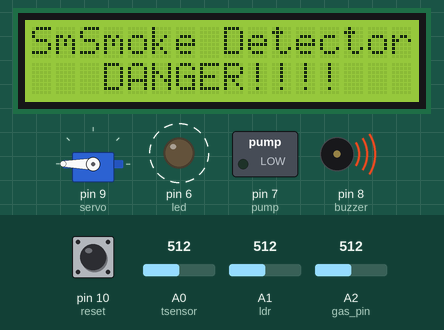
Bench run of a sketch on a simulated Arduino Uno, built with avr-gcc and run on an emulated ATmega328P. Shown: servo, 16×2 character LCD, switched loads named in the sketch (green lamp = pin HIGH), output pins drawn as LEDs (lit = HIGH), buzzer (waves = sounding, pin HIGH). Dashed ring = blinking. Inputs (shaded band) come from the test bench; at power-on: A1 (ldr) = 512, A2 (gas_pin) = 512, pin 10 (reset) LOW, A0 (tsensor) = 512. What the sketch prints to the serial monitor is not drawn.

Above: at 1.3 s.
2.3 s: A1 (ldr) set to 890
At 2.7 s:
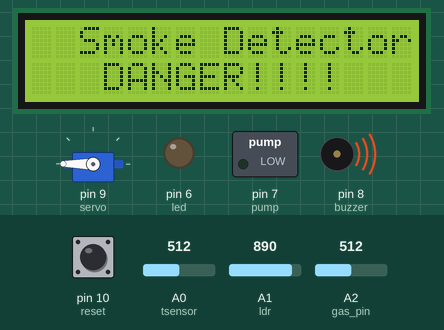
5.8 s: A1 (ldr) set to 915
At 7.2 s:
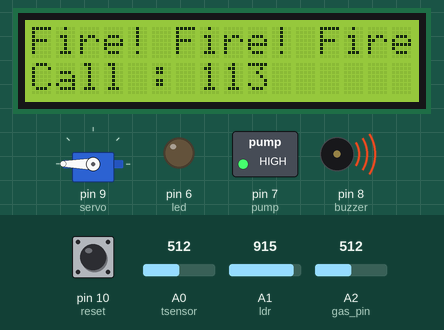
At 7.61 s:
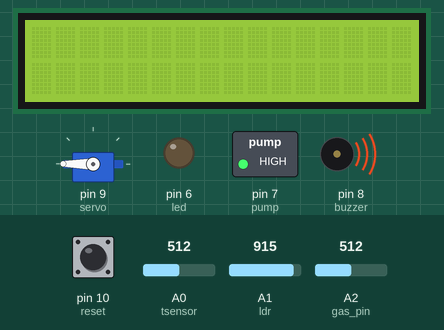
8.9 s: A2 (gas_pin) set to 210
10.4 s: A2 (gas_pin) set to 194
At 10.4 s:
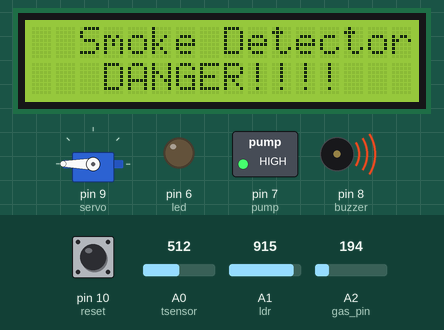
11.9 s: A2 (gas_pin) set to 105
15.9 s: A2 (gas_pin) set to 95
Timing chart, 0 to 18.4 s (numbered marks = the images above; inputs shaded):
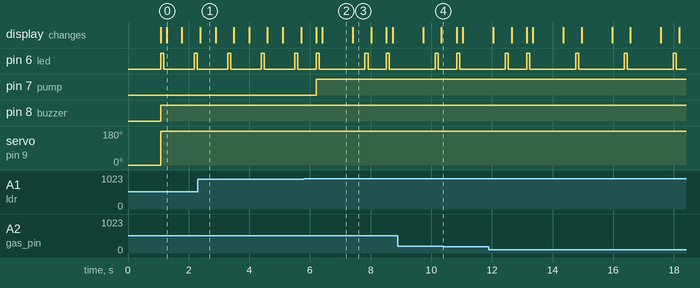

Measured:
- the behaviour switches between 900 and 901 on A1 (ldr) (found by bisection; images 1 and 2)
- the behaviour switches between 201 and 200 on A2 (gas_pin) (found by bisection; images 3 and 4)
- after the input at 5.8 s, pin 7 (pump): LOW → HIGH after 0.41 s; the display: first differs from a run without the input after 0.61 s (image 2)
- what the display in image 0 shows lasts 0.5 s, from 1.3 s to 1.8 s
- what the display in image 2 shows lasts 1.0 s, from 6.4 s to 7.4 s
- what the display in image 3 shows lasts 0.6 s, from 7.4 s to 8.0 s

The sketch:

sensor_kebakaran1.ino
```cpp
#include <LiquidCrystal.h>
#include <Servo.h>
#define sensorLightPin    A2

LiquidCrystal lcd(12, 11, 5, 4, 3, 2);
Servo window;

int servo = 9;
int tsensor = A0;
int pump = 7;
int buzzer = 8;
int led = 6;
int reset = 10;
int ldr = A1;
int c = 0;
int state = 0;
int gas_pin= A2;
float gas_data= A2;

void setup()
{
  //pinMode(13,OUTPUT);
  window.attach(servo);
  pinMode(ldr, INPUT);
  pinMode(tsensor, INPUT);
  pinMode(pump,OUTPUT);
  pinMode(buzzer,OUTPUT);
  pinMode(led,OUTPUT);
  pinMode(reset,INPUT);
  window.write(0);
  Serial.begin(9600);
  lcd.begin(16,2);
  lcd.setCursor(2,0);
  lcd.print("Fire & Smoke");
  lcd.setCursor(2,1);
  lcd.print("Alarm System");
  delay(1000);
  lcd.clear();

}

void loop()
{

  if(gas_data<100){
  gas_data=analogRead(gas_pin);
  window.write(0);
  digitalWrite(buzzer,LOW);
  digitalWrite(led,LOW);
  lcd.setCursor(0, 0);
  lcd.print("Smoke Detector");
  lcd.setCursor(0,1);
  	lcd.print("Gas : ");
  	lcd.setCursor(6, 1);
  	lcd.print(gas_data);
  }


  if(gas_data>200){
    gas_data=analogRead(gas_pin);
    window.write(180);
    digitalWrite(buzzer,HIGH);
    digitalWrite(led,HIGH);
    delay(100);
    digitalWrite(led, LOW);
    delay(100);
    lcd.setCursor(2,0);
    lcd.print("Smoke Detector");
    lcd.setCursor(0,1);
    lcd.print("   DANGER!!!!");
    delay(500);
    lcd.clear();
  }

  float voltage = analogRead(tsensor) * 5; //sensor temp
  voltage /= 1024.0;
  float temp = (voltage - 0.5) * 100;
  Serial.println(temp);

  int light = analogRead(ldr);  //sensor cahaya
  Serial.println(light);
  if (light > 900 && temp > 100 && c == 0)
  {
    window.write(180); //memutar servo ke 180 derajat
    digitalWrite(pump,HIGH);
    digitalWrite(buzzer,HIGH);
    digitalWrite(led,HIGH);
    delay(100);
    digitalWrite(led, LOW);
    delay(100);
    lcd.setCursor(0,0);
    lcd.print("Fire! Fire! Fire!");
    lcd.setCursor(0,1);
    lcd.print("Call : 113    ");
    delay(1000);
    lcd.clear();

  }

  delay(200);


  state = digitalRead(reset);
  if  (state == 1)
  {
    //digitalWrite(13,HIGH);
    window.write(0); //memutar kembali servo ke 0 derajat
    digitalWrite(pump,LOW);
    digitalWrite(buzzer,LOW);
    digitalWrite(led,LOW);
    lcd.clear();
    c = 1;
    delay(1000);
    c=0;
  }
  delay(200);
}      
```
